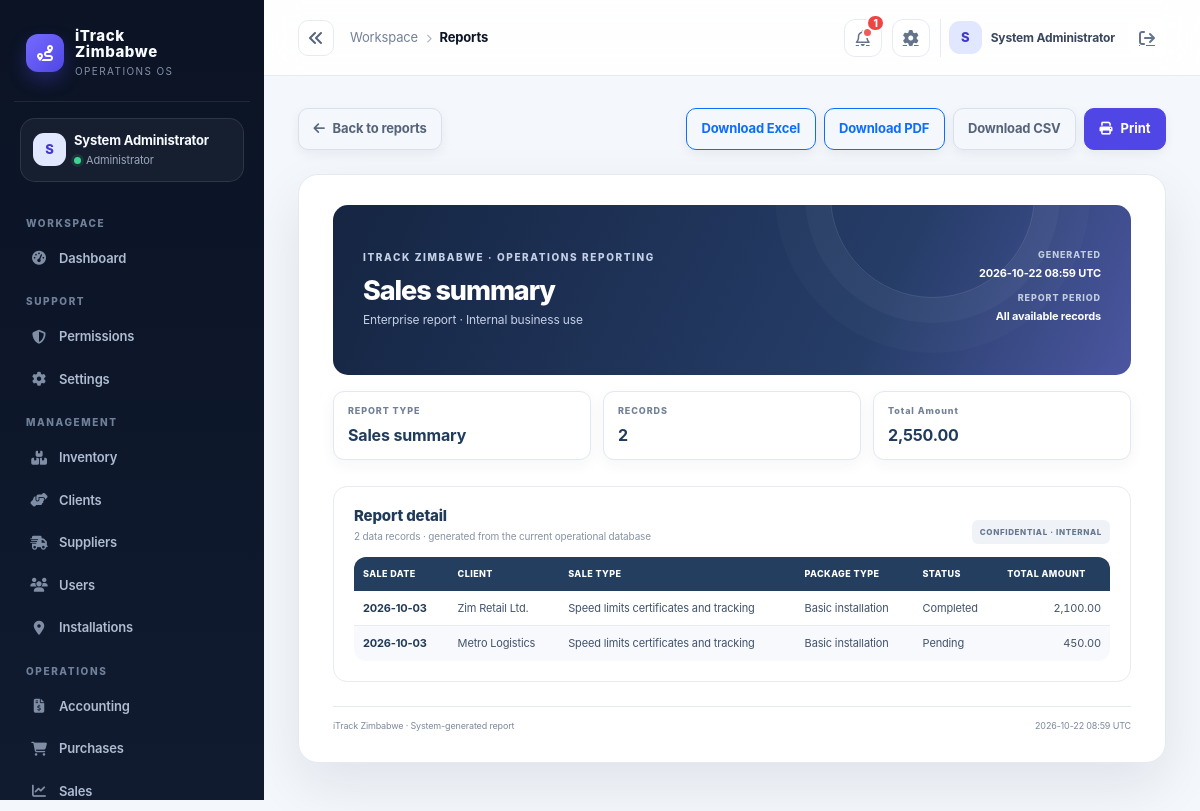
/index.php?controller=reports&action=preview&type=sales&period=all (signed in), run on the app's committed database.
### tables this page shows
CREATE TABLE IF NOT EXISTS sales (
  id INT AUTO_INCREMENT PRIMARY KEY,
  client_id INT NULL,
  sales_person_id INT NULL,
  sale_date DATE NOT NULL DEFAULT CURRENT_DATE,
  status VARCHAR(50) NOT NULL DEFAULT 'draft',
  sale_type VARCHAR(80) NOT NULL DEFAULT 'speed_certificates_tracking',
  package_type VARCHAR(80) NOT NULL DEFAULT 'basic_installation',
  total_amount DECIMAL(14,2) NOT NULL DEFAULT 0.00,
  created_at TIMESTAMP DEFAULT CURRENT_TIMESTAMP,
  FOREIGN KEY (client_id) REFERENCES clients(id) ON DELETE SET NULL,
  FOREIGN KEY (sales_person_id) REFERENCES users(id) ON DELETE SET NULL
);

CREATE TABLE IF NOT EXISTS clients (
  id INT AUTO_INCREMENT PRIMARY KEY,
  company_name VARCHAR(150) NOT NULL,
  contact_name VARCHAR(150),
  email VARCHAR(150),
  phone VARCHAR(50),
  address TEXT,
  status VARCHAR(20) NOT NULL DEFAULT 'active',
  created_at TIMESTAMP DEFAULT CURRENT_TIMESTAMP
);

### app/controllers/ReportsController.php (called while the page is built, shortened)
<?php
require_once dirname(__DIR__) . '/services/ReportFormatter.php';
class ReportsController extends Controller
{
	private Report $model;
	public function __construct()
	{
		$this->model = new Report();
	}
	private function normalizeReportType(string $type): string
	{
		$aliases = ['sales' => 'Sales summary', 'inventory' => 'Inventory valuation', 'receivables' => 'Receivables', 'gps' => 'GPS activity', 'cashbook' => 'Cash book'];
		$type = $aliases[strtolower(trim($type))] ?? trim($type);
		return in_array($type, ['Sales summary', 'Inventory valuation', 'Receivables', 'GPS activity', 'Cash book'], true) ? $type : 'Sales summary';
	}
	private function normalizeReportPeriod(string $period): string
	{
		return in_array($period, ['all', 'today', 'last_7_days', 'last_30_days', 'this_month', 'custom'], true) ? $period : 'all';
	}
	private function effectiveReportPeriod(string $type, string $period): string
	{
		return $this->normalizeReportType($type) === 'Inventory valuation' ? 'all' : $period;
	}
	public function preview(): void
	{
		$type = $this->normalizeReportType((string) ($_GET['type'] ?? 'Sales summary'));
		$period = $this->effectiveReportPeriod($type, $this->normalizeReportPeriod((string) ($_GET['period'] ?? 'all')));
		$startDate = (string) ($_GET['start_date'] ?? '');
		$endDate = (string) ($_GET['end_date'] ?? '');
		$periodLabels = [
			'all' => 'All available records',
			'today' => 'Today',
			'last_7_days' => 'Last 7 days',
			'last_30_days' => 'Last 30 days',
			'this_month' => 'This month',
			'custom' => $startDate . ' – ' . $endDate,
		];
		$this->view('reports/preview', [
			'title' => $type . ' report',
			'reportType' => $type,
			'reportPeriod' => $type === 'Inventory valuation' ? 'Current stock snapshot' : $periodLabels[$period],
			'period' => $period,
			'startDate' => $startDate,
			'endDate' => $endDate,
			'rows' => ReportFormatter::rows($this->model->exportRows($type, $period, $startDate, $endDate)),
			'previewPage' => max(1, (int) ($_GET['page'] ?? 1)),
			'previewPageSize' => 25,
			'generatedAt' => date('Y-m-d H:i T'),
		]);
	}
}

### public/index.php (called while the page is built, shortened)
<?php
$uri = $_SERVER['REQUEST_URI'] ?? '/';
$controllerKey = $_GET['controller'] ?? null;
$actionKey = $_GET['action'] ?? null;
$route = $controllerKey ? [
    'controller' => ucfirst($controllerKey) . 'Controller',
    'action' => $actionKey ?? 'index',
] : Router::route($uri);
$actionName = $route['action'];
$controller = new $controllerName();
$controller->$actionName();

### app/core/Model.php (called while the page is built, shortened)
<?php
require_once dirname(__DIR__) . '/config/database.php';
abstract class Model
{
    protected PDO $db;
    public function __construct()
    {
        $this->db = Database::getInstance();
    }
    protected function fetchAll(string $sql, array $params = []): array
    {
        $stmt = $this->db->prepare($sql);
        $stmt->execute($params);
        return $stmt->fetchAll();
    }
    protected function execute(string $sql, array $params = []): int
    {
        $stmt = $this->db->prepare($sql);
        $stmt->execute($params);
        return $stmt->rowCount();
    }
}

### app/config/env.php (called while the page is built, shortened)
<?php
function loadEnv(): array
{
    static $loaded = null;
    if ($loaded !== null) {
        return $loaded;
    }
    $loaded = [];
    $envPath = dirname(__DIR__, 2) . '/.env';
    if (!is_readable($envPath)) {
        return $loaded;
    }
    return $loaded;
}
function env(string $key, $default = null)
{
    $vars = loadEnv();
    $value = getenv($key);
    return $value !== false ? $value : $default;
}

### app/config/app.php (called while the page is built)
<?php
require_once __DIR__ . '/env.php';
return [
    'app_name' => env('APP_NAME', 'iTrack Zimbabwe'),
    'environment' => strtolower((string) env('APP_ENV', 'development')),
    'db_driver' => strtolower((string) env('DB_DRIVER', 'auto')),
    'db_sqlite_path' => (string) env('DB_SQLITE_PATH', dirname(__DIR__, 2) . '/storage/itrack.sqlite'),
    'allow_registration' => filter_var(env('APP_ALLOW_REGISTRATION', !in_array(strtolower((string) env('APP_ENV', 'development')), ['prod', 'production'], true)), FILTER_VALIDATE_BOOLEAN),
    'session_secure' => filter_var(env('APP_SESSION_SECURE', false), FILTER_VALIDATE_BOOLEAN),
    'mail_from' => env('MAIL_FROM', 'no-reply@localhost'),
    'public_url' => rtrim((string) env('APP_PUBLIC_URL', ''), '/'),
    'debug' => filter_var(env('APP_DEBUG', false), FILTER_VALIDATE_BOOLEAN),
    'base_url' => env('APP_BASE_URL', '/itrack-zimbabwe'),
    'db' => [
        'host' => env('DB_HOST', '127.0.0.1'),
        'port' => env('DB_PORT', '3306'),
        'name' => env('DB_NAME', 'itrack_zimbabwe'),
        'user' => env('DB_USER', 'root'),
        'pass' => env('DB_PASS', ''),
    ],
    'session_name' => env('SESSION_NAME', 'itrack_session'),
    'csrf_token_name' => env('CSRF_TOKEN_NAME', 'csrf_token'),
    'upload_dir' => env('UPLOAD_DIR', dirname(__DIR__, 1) . '/uploads'),
    'openrouter_api_key' => env('OPENROUTER_API_KEY', ''),
    'openrouter_model' => env('OPENROUTER_MODEL', 'openrouter/free'),
];

### app/config/database.php (called while the page is built, shortened)
<?php
require_once dirname(__DIR__) . '/config/app.php';
class Database
{
    private static ?PDO $instance = null;
    public static function getInstance(): PDO
    {
        if (self::$instance === null) {
            $config = require dirname(__DIR__) . '/config/app.php';
            $mysqlEnabled = extension_loaded('pdo_mysql');
            if ($config['db_driver'] === 'sqlite') {
                self::$instance = self::createSqliteInstance($config);
            } elseif ($config['db_driver'] === 'mysql' || ($config['db_driver'] === 'auto' && $mysqlEnabled)) {
                try {
                    $dsn = sprintf('mysql:host=%s;port=%s;dbname=%s;charset=utf8mb4', $config['db']['host'], $config['db']['port'], $config['db']['name']);
                    self::$instance = new PDO($dsn, $config['db']['user'], $config['db']['pass'], [
                        PDO::ATTR_ERRMODE => PDO::ERRMODE_EXCEPTION,
                        PDO::ATTR_DEFAULT_FETCH_MODE => PDO::FETCH_ASSOC,
                        PDO::ATTR_EMULATE_PREPARES => false,
                    ]);
                } catch (PDOException $exception) {
                    if ($config['environment'] === 'production' || $config['db_driver'] === 'mysql') {
                        throw new RuntimeException('Unable to connect to the configured MySQL database.', 0, $exception);
                    }
                    self::$instance = self::createSqliteInstance($config);
                }
            } else {
                if ($config['environment'] === 'production' && $config['db_driver'] !== 'sqlite') {
                    throw new RuntimeException('Production requires DB_DRIVER=mysql or an explicit DB_DRIVER=sqlite configuration.');
                }
                self::$instance = self::createSqliteInstance($config);
            }
        }
        return self::$instance;
    }
}

### app/models/Report.php (called while the page is built, shortened)
<?php
class Report extends ModuleModel {
    private function periodBounds(string $period): ?array
    {
        $today = new DateTimeImmutable('today');
        return match ($period) {
            'today' => [$today, $today->modify('+1 day')],
            'last_7_days' => [$today->modify('-6 days'), $today->modify('+1 day')],
            'last_30_days' => [$today->modify('-29 days'), $today->modify('+1 day')],
            'this_month' => [$today->modify('first day of this month'), $today->modify('first day of next month')],
            default => null,
        };
    }
    private function periodCondition(string $column, string $period, ?string $startDate = null, ?string $endDate = null): array
    {
        $bounds = $this->periodBounds($period);
        if ($bounds === null) {
            return ['', []];
        }
        return [
            ' WHERE ' . $column . ' >= ? AND ' . $column . ' < ?',
            [$bounds[0]->format('Y-m-d'), $bounds[1]->format('Y-m-d')],
        ];
    }
    public function exportRows(string $type, string $period = 'all', ?string $startDate = null, ?string $endDate = null): array
    {
        [$condition, $params] = match ($type) {
            'Inventory valuation' => ['', []],
            'Receivables' => $this->periodCondition('i.due_date', $period, $startDate, $endDate),
            'GPS activity' => $this->periodCondition('installed_at', $period, $startDate, $endDate),
            'Cash book' => $this->periodCondition('entry_date', $period, $startDate, $endDate),
            default => $this->periodCondition('s.sale_date', $period, $startDate, $endDate),
        };
        return match ($type) {
            'Inventory valuation' => $this->fetchAll('SELECT p.name, p.device_type, p.imei, p.sim_number, COALESCE(SUM(s.quantity), MAX(p.opening_stock), 0) AS quantity_on_hand, p.cost_price, COALESCE(SUM(s.quantity), MAX(p.opening_stock), 0)*p.cost_price AS stock_value FROM products p LEFT JOIN stocks s ON s.product_id=p.id GROUP BY p.id ORDER BY p.name'),
            'Receivables' => $this->fetchAll('SELECT i.invoice_number, c.company_name AS client, i.due_date, i.status, i.currency, i.total_amount FROM invoices i LEFT JOIN sales s ON s.id=i.sale_id LEFT JOIN clients c ON c.id=s.client_id' . $condition . ' ORDER BY i.due_date', $params),
            'GPS activity' => $this->fetchAll('SELECT device_name, device_type, imei, serial, status, installed_at FROM gps_devices' . $condition . ' ORDER BY device_name', $params),
            'Cash book' => $this->fetchAll('SELECT entry_date, description, debit, credit, balance FROM cash_book' . $condition . ' ORDER BY entry_date DESC', $params),
            default => $this->fetchAll('SELECT s.sale_date, c.company_name AS client, s.sale_type, s.package_type, s.status, s.total_amount FROM sales s LEFT JOIN clients c ON c.id=s.client_id' . $condition . ' ORDER BY s.sale_date DESC', $params),
        };
    }
}

### app/services/ReportFormatter.php (called while the page is built, shortened)
<?php
final class ReportFormatter
{
    public static function displayValue(string $column, mixed $value): string
    {
        if (is_numeric($value) && preg_match('/amount|price|value|balance|debit|credit/i', $column)) {
            return number_format((float) $value, 2, '.', ',');
        }
        return (string) $value;
    }
}

### app/views/reports/preview.php (the view, shortened to what this page needs)
<?php
$escape = static fn ($value): string => htmlspecialchars((string) $value, ENT_QUOTES, 'UTF-8');
$rows = $rows ?? [];
$columns = $rows ? array_keys($rows[0]) : [];
$summaryKey = null;
foreach (['total_amount', 'stock_value'] as $candidate) {
    if ($columns && in_array($candidate, $columns, true)) {
        $summaryKey = $candidate;
        break;
    }
}
$summaryTotal = 0.0;
if ($summaryKey !== null) {
    foreach ($rows as $row) {
        $amount = (float) $row[$summaryKey];
        $summaryTotal += $amount;
    }
}
$summaryDisplay = number_format($summaryTotal, 2);
$period = (string) ($period ?? 'all');
$reportPeriod = (string) ($reportPeriod ?? 'All available records');
$totalRows = count($rows);
$previewPageSize = max(1, (int) ($previewPageSize ?? 25));
$previewPageCount = max(1, (int) ceil($totalRows / $previewPageSize));
$previewPage = max(1, min($previewPageCount, (int) ($previewPage ?? 1)));
$rows = array_slice($rows, ($previewPage - 1) * $previewPageSize, $previewPageSize);
$baseUrl = '/index.php?controller=reports&action=export&type=' . urlencode((string) ($reportType ?? 'Sales summary')) . '&period=' . urlencode($period);
?>
<div class="report-toolbar d-flex justify-content-between align-items-center gap-2 flex-wrap mb-4">
    <a class="btn btn-outline-secondary" href="/index.php?controller=reports"><i class="fa-solid fa-arrow-left me-2"></i>Back to reports</a>
    <div class="d-flex gap-2">
        <a class="btn btn-outline-primary" href="<?= $escape($baseUrl) ?>&amp;format=xlsx">Download Excel</a>
        <a class="btn btn-outline-primary" href="<?= $escape($baseUrl) ?>&amp;format=pdf">Download PDF</a>
        <a class="btn btn-outline-secondary" href="<?= $escape($baseUrl) ?>&amp;format=csv">Download CSV</a>
        <button class="btn btn-primary" type="button" onclick="window.print()"><i class="fa-solid fa-print me-2"></i>Print</button>
    </div>
</div>
<article class="report-document">
    <header class="report-header">
        <div>
            <div class="report-kicker">iTrack Zimbabwe · Operations reporting</div>
            <h1><?= $escape($reportType ?? 'Business report') ?></h1>
            <p>Enterprise report · Internal business use</p>
        </div>
        <div class="report-date">
            <span>GENERATED</span><strong><?= $escape($generatedAt ?? date('Y-m-d H:i T')) ?></strong>
            <span>REPORT PERIOD</span><strong><?= $escape($reportPeriod) ?></strong>
        </div>
    </header>
    <section class="report-summary" aria-label="Report summary">
        <div class="summary-card"><span>REPORT TYPE</span><strong><?= $escape($reportType ?? '') ?></strong></div>
        <div class="summary-card"><span>RECORDS</span><strong><?= number_format($totalRows) ?></strong></div>
        <?php if ($summaryKey !== null): ?>
            <div class="summary-card"><span><?= $escape(ucwords(str_replace('_', ' ', $summaryKey))) ?></span><strong><?= $escape($summaryDisplay) ?></strong></div>
        <?php endif; ?>
    </section>
    <section class="report-table-section">
        <div class="table-heading">
            <div><h2>Report detail</h2><p><?= number_format($totalRows) ?> data records · generated from the current operational database</p></div>
            <span class="report-confidential">CONFIDENTIAL · INTERNAL</span>
        </div>
        <?php if (!$rows): ?>
            <div class="empty-report">No records matched this report. Try again after data has been entered.</div>
        <?php else: ?>
            <div class="table-responsive">
                <table class="table report-data-table">
                    <thead><tr><?php foreach ($columns as $column): ?><th scope="col"><?= $escape(ucwords(str_replace('_', ' ', $column))) ?></th><?php endforeach; ?></tr></thead>
                    <tbody><?php foreach ($rows as $row): ?><tr><?php foreach ($columns as $column): ?><?php $value = $row[$column] ?? ''; ?><td class="<?= is_numeric($value) ? 'numeric' : '' ?>"><?= $escape(ReportFormatter::displayValue((string) $column, $value)) ?></td><?php endforeach; ?></tr><?php endforeach; ?></tbody>
                </table>
            </div>
        <?php endif; ?>
    </section>
    <footer class="report-footer"><span>iTrack Zimbabwe · System-generated report</span><span><?= $escape($generatedAt ?? date('Y-m-d H:i T')) ?></span></footer>
</article>

### data on the page
sales: sale_date "2026-10-03", client.company_name "Zim Retail Ltd.", value "Speed limits certificates and tracking", value "Basic installation", value "Completed", total_amount "2,100.00"
sales: sale_date "2026-10-03", client.company_name "Metro Logistics", value "Speed limits certificates and tracking", value "Basic installation", value "Pending", total_amount "450.00"

### other printed values
$initials "S"
$user['name'] "System Administrator"
$role "Administrator"
$group "WORKSPACE"
$item['label'] "Dashboard"
$group "SUPPORT"
$item['label'] "Permissions"
$item['label'] "Settings"
$group "MANAGEMENT"
$item['label'] "Inventory"
$item['label'] "Clients"
$item['label'] "Suppliers"
$item['label'] "Users"
$item['label'] "Installations"
$group "OPERATIONS"
